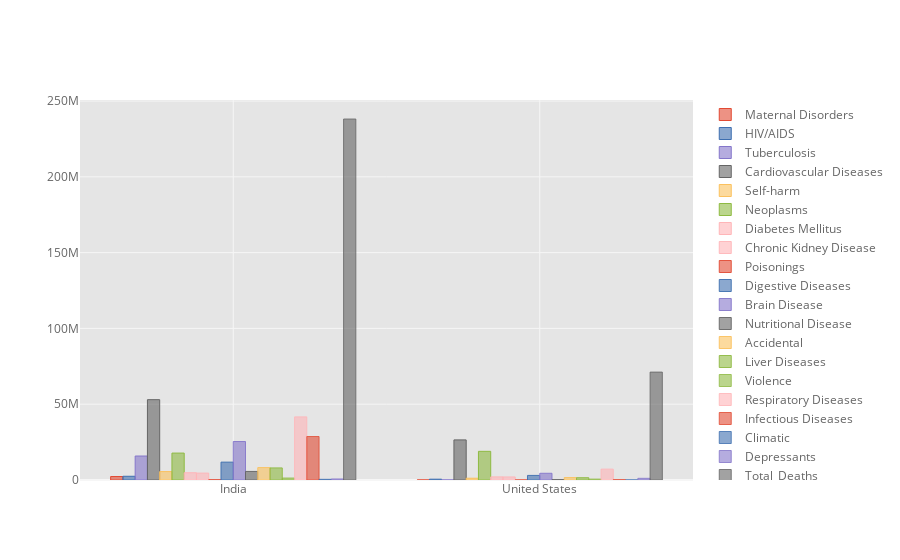

The notebook cell this image was saved under:
### Markdown cell above
Now I am going to visualize and compare the data of developed(UNITED STATES) and developing country(INDIA)

### Code cell
row = topcountrydata.iloc[1:3]
row.iplot(kind = 'bar')
plt.show()

### Figure 1 — Plotly figure (JSON) as saved in the notebook; plotly's stock layout.template omitted (floating-point values rounded to 4 significant figures)
{"data": [{"marker": {"color": "rgba(226, 74, 51, 0.6)", "line": {"color": "rgba(226, 74, 51, 1.0)", "width": 1}}, "name": "Maternal Disorders", "orientation": "v", "text": "", "type": "bar", "x": ["India", "United States"], "y": [2292449, 25206]}, {"marker": {"color": "rgba(62, 111, 176, 0.6)", "line": {"color": "rgba(62, 111, 176, 1.0)", "width": 1}}, "name": "HIV/AIDS", "orientation": "v", "text": "", "type": "bar", "x": ["India", "United States"], "y": [2454374, 528417]}, {"marker": {"color": "rgba(132, 118, 202, 0.6)", "line": {"color": "rgba(132, 118, 202, 1.0)", "width": 1}}, "name": "Tuberculosis", "orientation": "v", "text": "", "type": "bar", "x": ["India", "United States"], "y": [15820922, 38127]}, {"marker": {"color": "rgba(101, 101, 101, 0.6)", "line": {"color": "rgba(101, 101, 101, 1.0)", "width": 1}}, "name": "Cardiovascular Diseases", "orientation": "v", "text": "", "type": "bar", "x": ["India", "United States"], "y": [52994710, 26438346]}, {"marker": {"color": "rgba(251, 193, 94, 0.6)", "line": {"color": "rgba(251, 193, 94, 1.0)", "width": 1}}, "name": "Self-harm", "orientation": "v", "text": "", "type": "bar", "x": ["India", "United States"], "y": [5543395, 1168886]}, {"marker": {"color": "rgba(142, 186, 66, 0.6)", "line": {"color": "rgba(142, 186, 66, 1.0)", "width": 1}}, "name": "Neoplasms", "orientation": "v", "text": "", "type": "bar", "x": ["India", "United States"], "y": [17762703, 18905315]}, {"marker": {"color": "rgba(255, 181, 184, 0.6)", "line": {"color": "rgba(255, 181, 184, 1.0)", "width": 1}}, "name": "Diabetes Mellitus", "orientation": "v", "text": "", "type": "bar", "x": ["India", "United States"], "y": [4781169, 2030631]}, {"marker": {"color": "rgba(255, 181, 184, 0.6)", "line": {"color": "rgba(255, 181, 184, 0.8999999999999999)", "width": 1}}, "name": "Chronic Kidney Disease", "orientation": "v", "text": "", "type": "bar", "x": ["India", "United States"], "y": [4556172, 2018497]}, {"marker": {"color": "rgba(226, 74, 51, 0.6)", "line": {"color": "rgba(226, 74, 51, 0.8999999999999999)", "width": 1}}, "name": "Poisonings", "orientation": "v", "text": "", "type": "bar", "x": ["India", "United States"], "y": [170119, 40259]}, {"marker": {"color": "rgba(62, 111, 176, 0.6)", "line": {"color": "rgba(62, 111, 176, 0.8999999999999999)", "width": 1}}, "name": "Digestive Diseases", "orientation": "v", "text": "", "type": "bar", "x": ["India", "United States"], "y": [11804380, 3026943]}, {"marker": {"color": "rgba(132, 118, 202, 0.6)", "line": {"color": "rgba(132, 118, 202, 0.8999999999999999)", "width": 1}}, "name": "Brain Disease", "orientation": "v", "text": "", "type": "bar", "x": ["India", "United States"], "y": [25384907, 4433445]}, {"marker": {"color": "rgba(101, 101, 101, 0.6)", "line": {"color": "rgba(101, 101, 101, 0.8999999999999999)", "width": 1}}, "name": "Nutritional Disease", "orientation": "v", "text": "", "type": "bar", "x": ["India", "United States"], "y": [5646791, 254074]}, {"marker": {"color": "rgba(251, 193, 94, 0.6)", "line": {"color": "rgba(251, 193, 94, 0.8999999999999999)", "width": 1}}, "name": "Accidental", "orientation": "v", "text": "", "type": "bar", "x": ["India", "United States"], "y": [8187172, 1601208]}, {"marker": {"color": "rgba(142, 186, 66, 0.6)", "line": {"color": "rgba(142, 186, 66, 0.8999999999999999)", "width": 1}}, "name": "Liver Diseases", "orientation": "v", "text": "", "type": "bar", "x": ["India", "United States"], "y": [7967089, 1520176]}, {"marker": {"color": "rgba(142, 186, 66, 0.6)", "line": {"color": "rgba(142, 186, 66, 0.7999999999999998)", "width": 1}}, "name": "Violence", "orientation": "v", "text": "", "type": "bar", "x": ["India", "United States"], "y": [1311593, 609324]}, {"marker": {"color": "rgba(255, 181, 184, 0.6)", "line": {"color": "rgba(255, 181, 184, 0.7999999999999998)", "width": 1}}, "name": "Respiratory Diseases", "orientation": "v", "text": "", "type": "bar", "x": ["India", "United States"], "y": [41652378, 7197677]}, {"marker": {"color": "rgba(226, 74, 51, 0.6)", "line": {"color": "rgba(226, 74, 51, 0.7999999999999998)", "width": 1}}, "name": "Infectious Diseases", "orientation": "v", "text": "", "type": "bar", "x": ["India", "United States"], "y": [28682791, 199602]}, {"marker": {"color": "rgba(62, 111, 176, 0.6)", "line": {"color": "rgba(62, 111, 176, 0.7999999999999998)", "width": 1}}, "name": "Climatic", "orientation": "v", "text": "", "type": "bar", "x": ["India", "United States"], "y": [449011, 51114]}, {"marker": {"color": "rgba(132, 118, 202, 0.6)", "line": {"color": "rgba(132, 118, 202, 0.7999999999999998)", "width": 1}}, "name": "Depressants", "orientation": "v", "text": "", "type": "bar", "x": ["India", "United States"], "y": [696040, 1110555]}, {"marker": {"color": "rgba(101, 101, 101, 0.6)", "line": {"color": "rgba(101, 101, 101, 0.7999999999999998)", "width": 1}}, "name": "Total_Deaths", "orientation": "v", "text": "", "type": "bar", "x": ["India", "United States"], "y": [238158165, 71197802]}], "layout": {"legend": {"bgcolor": "#FFFFFF", "font": {"color": "#666666"}}, "paper_bgcolor": "#FFFFFF", "plot_bgcolor": "#E5E5E5", "title": {"font": {"color": "#151516"}}, "xaxis": {"gridcolor": "#F6F6F6", "showgrid": true, "tickfont": {"color": "#666666"}, "title": {"font": {"color": "#666666"}, "text": ""}, "zerolinecolor": "#F6F6F6"}, "yaxis": {"gridcolor": "#F6F6F6", "showgrid": true, "tickfont": {"color": "#666666"}, "title": {"font": {"color": "#666666"}, "text": ""}, "zerolinecolor": "#F6F6F6"}}}
